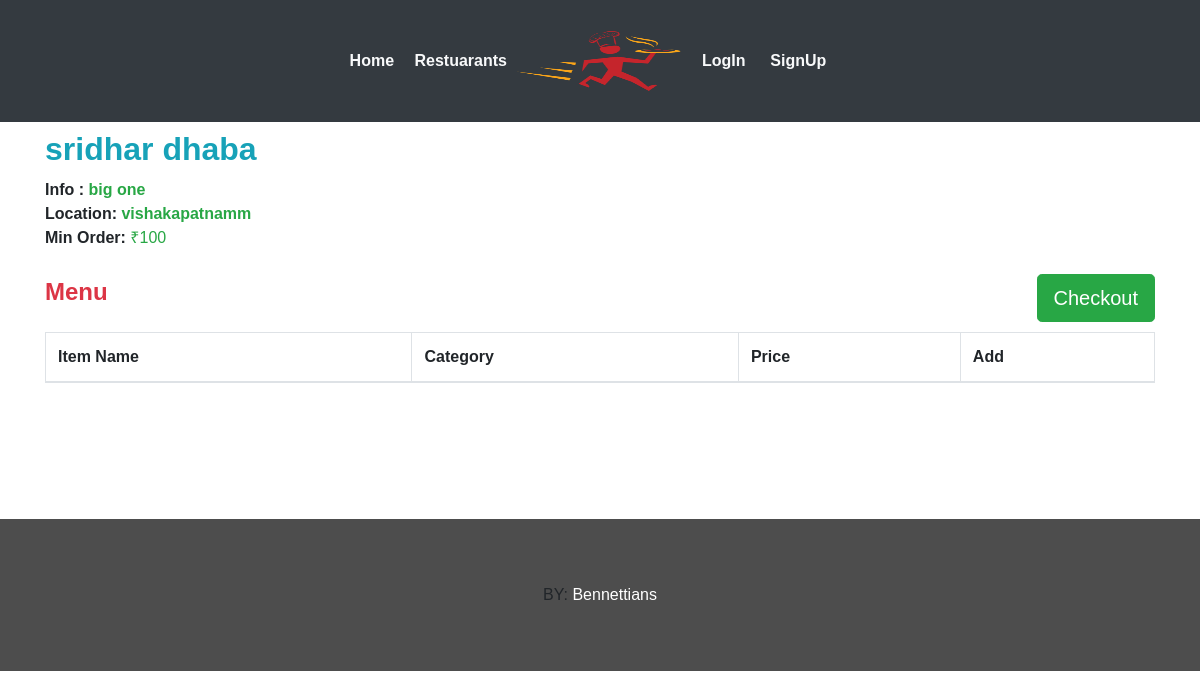
Page /restaurant/1/ on the committed database.
### webapp/models.py (models this page shows, shortened)
class Restaurant(models.Model):
	user        = models.OneToOneField(settings.AUTH_USER_MODEL,on_delete=models.CASCADE)
	rname 		= models.CharField(max_length=100,blank=False)
	info	 	= models.CharField(max_length=40,blank=False)
	min_ord		= models.CharField(max_length=5,blank=False)
	location    = models.CharField(max_length=40,blank=False)
	r_logo      = models.FileField(blank=False)
	REST_STATE_OPEN    = "Open"
	REST_STATE_CLOSE   = "Closed"
	REST_STATE_CHOICES =(
			(REST_STATE_OPEN,REST_STATE_OPEN),
			(REST_STATE_CLOSE,REST_STATE_CLOSE)
		)
	status 	= models.CharField(max_length=50,choices=REST_STATE_CHOICES,default=REST_STATE_OPEN,blank=False)
	approved = models.BooleanField(blank=False,default=True)

### webapp/views.py (the view, shortened to what this page needs)
# urls.py: path('restaurant/<int:pk>/',views.restuarantMenu,name='menu'),
def restuarantMenu(request,pk=None):
	menu = Menu.objects.filter(r_id=pk)
	rest = Restaurant.objects.filter(id=pk)
	items =[]
	context = {
		'items'	: items,
		'rid' 	: pk,
		'rname'	: rest[0].rname,
		'rmin'	: rest[0].min_ord,
		'rinfo' : rest[0].info,
		'rlocation':rest[0].location,
	}
	return render(request,'webapp/menu.html',context)

### webapp/templates/webapp/menu.html (shortened to what this page needs)
{% extends 'webapp/base.html'%}
{% block body %}
	<div class="container">
		<h1 class="text-info mb-2"><font size="6"><strong>{{rname}}</strong></font></h1>
		<p>
		<font size="3"><b>Info : </b><a class="text-success"><strong>{{rinfo|safe}}</strong></a>
		<br/>
		<b>Location: </b><a class="text-success"><strong>{{rlocation}}</strong></a>
		<br>
		<b >Min Order:</b> <a class="text-success">&#x20b9;{{rmin}}</a>
	</font>
	</p>
	</div>
	<br>
	<div class="container">
		<input type="button" class="btn btn-success btn-lg pull-right" onclick="storearray();" value="Checkout"/>
	</div>
	<div class="container ">
			<h3 class="text-danger"><font size="5"><strong>Menu</strong></font></h3>
			<br>
				<table class="table table-hover table-bordered">
					<thead>
						<th>Item Name</th>
						<th>Category</th>
						<th>Price</th>
						<th>Add</th>
					</thead>
				</table>
	</div>
<br>
{% endblock %}

### webapp/static/webapp/css/style.css (style rules this page uses)
body { padding:0; margin:0; font-family: 'Source Sans Pro', sans-serif; }
body a { transition:0.5s all; -webkit-transition:0.5s all; -moz-transition:0.5s all; -o-transition:0.5s all; -ms-transition:0.5s all; }
input[type="button"],input[type="submit"] { transition:0.5s all; -webkit-transition:0.5s all; -moz-transition:0.5s all; -o-transition:0.5s all; -ms-transition:0.5s all; }
h1,h2,h3,h4,h5,h6 { margin:0; }
p { margin:0; }

### rows in the picture
Restaurant: rname "sridhar dhaba", info "big one", location "vishakapatnamm", min_ord "100"
